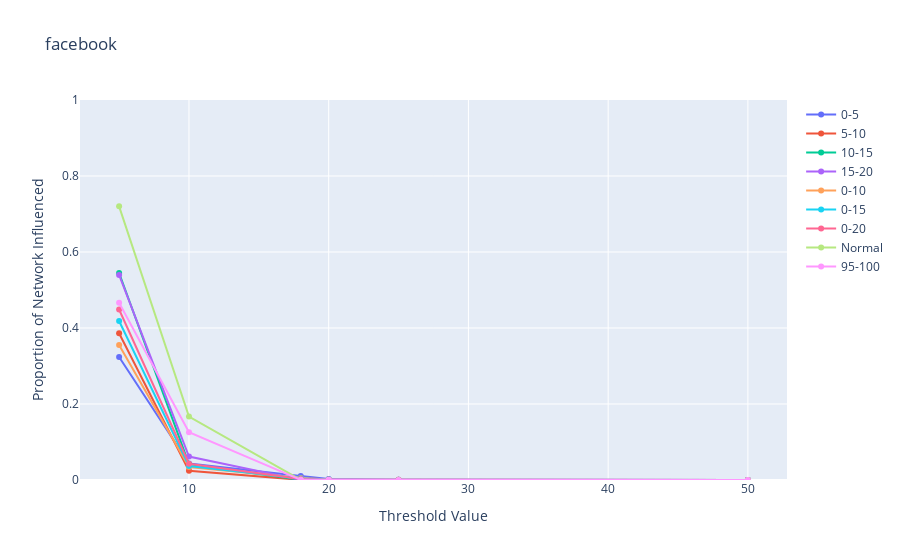

Notebook source saved alongside this figure:
### Code cell
get_graph_real(real_data, version='N')

### Figure 1 — Plotly figure (JSON) as saved in the notebook; plotly's stock layout.template omitted (floating-point values rounded to 4 significant figures)
{"data": [{"name": "0-5", "type": "scatter", "x": [5, 10, 18, 20, 25, 50], "y": [0.3236, 0.04358, 0.01047, 0.00282, 0.000707, 0.0003264]}, {"name": "5-10", "type": "scatter", "x": [5, 10, 18, 20, 25, 50], "y": [0.3863, 0.0245, 0.0003469, 0.0003309, 0.00025, 0.0002476]}, {"name": "10-15", "type": "scatter", "x": [5, 10, 18, 20, 25, 50], "y": [0.5447, 0.04164, 0.0002844, 0.0002635, 0.0002611, 0.0002476]}, {"name": "15-20", "type": "scatter", "x": [5, 10, 18, 20, 25, 50], "y": [0.5398, 0.06175, 0.0003297, 0.0002746, 0.0002635, 0.0002476]}, {"name": "0-10", "type": "scatter", "x": [5, 10, 18, 20, 25, 50], "y": [0.355, 0.03401, 0.005396, 0.001572, 0.000478, 0.0002869]}, {"name": "0-15", "type": "scatter", "x": [5, 10, 18, 20, 25, 50], "y": [0.4184, 0.03656, 0.003689, 0.001135, 0.0004056, 0.0002738]}, {"name": "0-20", "type": "scatter", "x": [5, 10, 18, 20, 25, 50], "y": [0.4487, 0.04286, 0.002848, 0.0009198, 0.00037, 0.0002672]}, {"name": "Normal", "type": "scatter", "x": [5, 10, 18, 20, 25, 50], "y": [0.7201, 0.167, 0.0003367, 0.0003268, 0.0002624, 0.0002476]}, {"name": "95-100", "type": "scatter", "x": [5, 10, 18, 20, 25, 50], "y": [0.4663, 0.1256, 0.0004952, 0.0003934, 0.0003119, 0.0002476]}], "layout": {"autosize": true, "title": {"text": "facebook"}, "xaxis": {"autorange": true, "range": [2.268, 52.73], "title": {"text": "Threshold Value"}, "type": "linear"}, "yaxis": {"nticks": 10, "range": [0, 1], "title": {"text": "Proportion of Network Influenced"}, "type": "linear"}}}
